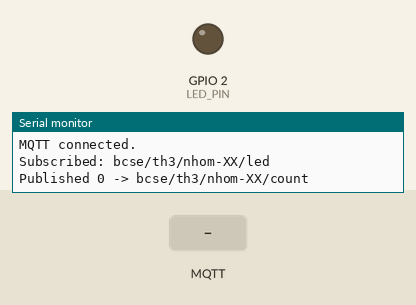
The program below on a simulated ESP32. Parts: output pins drawn as LEDs (lit = HIGH), the last lines printed to the serial monitor. The inputs (shaded band) are chosen by the test bench. WiFi joins after 1.5 s; servers stay silent unless stated; no MQTT or app messages arrive unless stated.

Above: at 5.8 s.
5.9 s: MQTT message "1" arrives on the first subscribed topic
At 6.2 s:
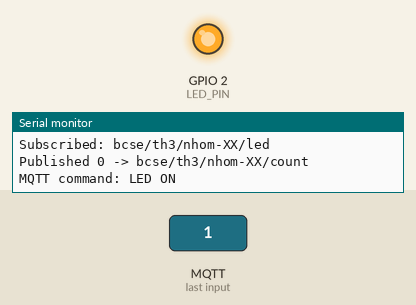
8.9 s: MQTT message "0" arrives on the first subscribed topic
At 9.6 s:
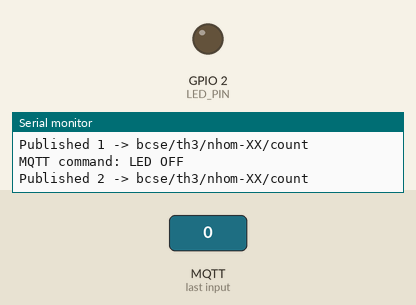
Timing chart, 0 to 11.9 s (numbered marks = the images above; inputs shaded):
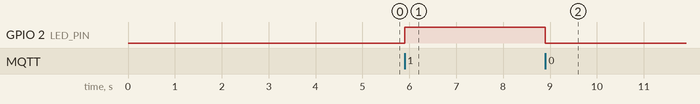

The program:

main.cpp
```cpp
#include <Arduino.h>
#include <WiFi.h>
#include <PubSubClient.h>
#include <cstdio>
#include <cstring>

#if __has_include("secrets.h")
#include "secrets.h"
#else
#define TH3_WIFI_SSID "YOUR_WIFI_SSID"
#define TH3_WIFI_PASSWORD "YOUR_WIFI_PASSWORD"
#define TH3_MQTT_GROUP "nhom-XX"
#define TH3_MQTT_CLIENT_ID "esp32-th3-kit-1"
#define TH3_MQTT_HOST "test.mosquitto.org"
#define TH3_MQTT_PORT 1883
#endif

namespace {
constexpr uint8_t LED_PIN = 2;
constexpr uint32_t RETRY_INTERVAL_MS = 5000;
constexpr uint32_t PUBLISH_INTERVAL_MS = 2000;
WiFiClient networkClient;
PubSubClient mqtt(networkClient);
char topicCounter[96];
char topicLed[96];
uint32_t lastWifiAttemptMs = 0;
uint32_t lastMqttAttemptMs = 0;
uint32_t lastPublishMs = 0;
uint32_t counter = 0;

void onMessage(char* topic, byte* payload, unsigned int length) {
  if (strcmp(topic, topicLed) != 0 || length == 0) return;

  if (payload[0] == '1') {
    digitalWrite(LED_PIN, HIGH);
    Serial.println("MQTT command: LED ON");
  } else if (payload[0] == '0') {
    digitalWrite(LED_PIN, LOW);
    Serial.println("MQTT command: LED OFF");
  } else {
    Serial.println("MQTT LED payload must be 1 or 0.");
  }
}

void beginWiFi() {
  lastWifiAttemptMs = millis();
  Serial.print("Connecting to SSID: ");
  Serial.println(TH3_WIFI_SSID);
  WiFi.mode(WIFI_STA);
  WiFi.begin(TH3_WIFI_SSID, TH3_WIFI_PASSWORD);
}

void maintainMqtt() {
  if (WiFi.status() != WL_CONNECTED) return;
  if (mqtt.connected() || millis() - lastMqttAttemptMs < RETRY_INTERVAL_MS) return;

  lastMqttAttemptMs = millis();
  char clientId[64];
  snprintf(
    clientId,
    sizeof(clientId),
    "%s-%06lX",
    TH3_MQTT_CLIENT_ID,
    static_cast<unsigned long>(ESP.getEfuseMac() & 0xFFFFFFULL)
  );
  Serial.printf("Connecting MQTT broker %s:%u as %s...\n", TH3_MQTT_HOST, TH3_MQTT_PORT, clientId);

  if (mqtt.connect(clientId)) {
    Serial.println("MQTT connected.");
    if (mqtt.subscribe(topicLed)) {
      Serial.print("Subscribed: ");
      Serial.println(topicLed);
    } else {
      Serial.println("MQTT subscribe failed.");
    }
  } else {
    Serial.printf("MQTT connect failed, state=%d\n", mqtt.state());
  }
}

void handleSerialPublish() {
  while (Serial.available() > 0) {
    const char command = static_cast<char>(Serial.read());
    if (command != '0' && command != '1') continue;

    if (mqtt.connected()) {
      const char payload[] = {command, '\0'};
      const bool sent = mqtt.publish(topicLed, payload);
      Serial.printf("Published LED command %c to %s (%s)\n", command, topicLed, sent ? "ok" : "failed");
    } else {
      Serial.println("MQTT is disconnected; command was not sent.");
    }
  }
}
}  // namespace

void setup() {
  Serial.begin(115200);
  pinMode(LED_PIN, OUTPUT);
  digitalWrite(LED_PIN, LOW);
  snprintf(topicCounter, sizeof(topicCounter), "bcse/th3/%s/count", TH3_MQTT_GROUP);
  snprintf(topicLed, sizeof(topicLed), "bcse/th3/%s/led", TH3_MQTT_GROUP);

  mqtt.setServer(TH3_MQTT_HOST, TH3_MQTT_PORT);
  mqtt.setCallback(onMessage);
  mqtt.setKeepAlive(30);
  mqtt.setBufferSize(256);
  beginWiFi();

  Serial.print("Counter topic: ");
  Serial.println(topicCounter);
  Serial.print("LED command topic: ");
  Serial.println(topicLed);
  Serial.println("Type 1 or 0 in Serial Monitor to publish an LED command.");
}

void loop() {
  if (WiFi.status() != WL_CONNECTED) {
    if (millis() - lastWifiAttemptMs >= RETRY_INTERVAL_MS) beginWiFi();
    delay(5);
    return;
  }

  maintainMqtt();
  if (mqtt.connected()) {
    mqtt.loop();
    handleSerialPublish();

    if (millis() - lastPublishMs >= PUBLISH_INTERVAL_MS) {
      lastPublishMs = millis();
      char payload[16];
      snprintf(payload, sizeof(payload), "%lu", static_cast<unsigned long>(counter++));
      if (mqtt.publish(topicCounter, payload)) {
        Serial.printf("Published %s -> %s\n", payload, topicCounter);
      } else {
        Serial.println("MQTT publish failed.");
      }
    }
  }
  delay(2);
}
```

secrets.example.h
```cpp
#pragma once

// Copy this file to secrets.h. Keep secrets.h out of the public repository.
#define TH3_WIFI_SSID "YOUR_WIFI_SSID"
#define TH3_WIFI_PASSWORD "YOUR_WIFI_PASSWORD"
#define TH3_MQTT_GROUP "nhom-XX"
#define TH3_MQTT_CLIENT_ID "esp32-th3-kit-1"
#define TH3_MQTT_HOST "test.mosquitto.org"
#define TH3_MQTT_PORT 1883
```

Measured:
- after the input at 5.9 s, GPIO 2 (LED_PIN): LOW → HIGH at once
- after the input at 8.9 s, GPIO 2 (LED_PIN): HIGH → LOW at once
